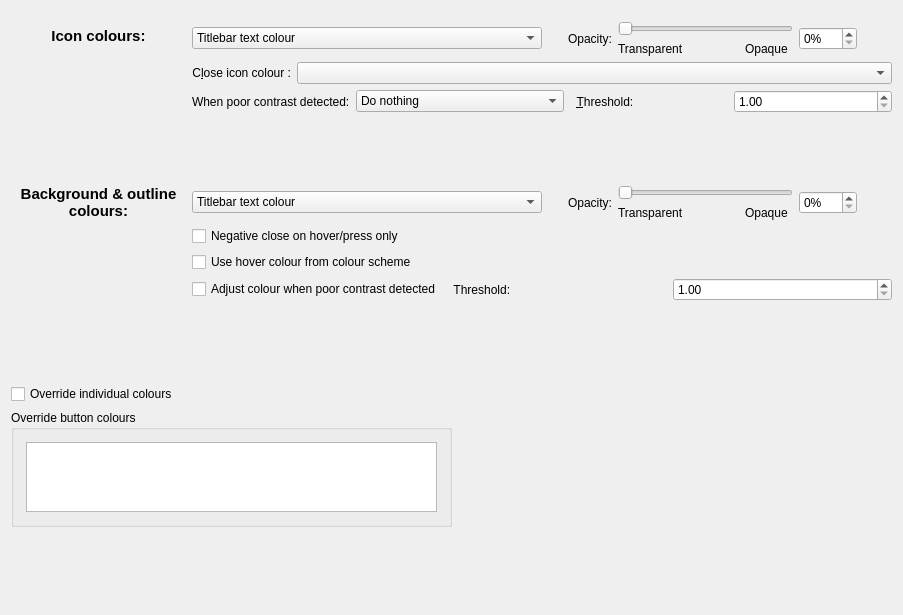
         <widget class="QWidget" name="scrollAreaWidgetContents_Active">
          <property name="geometry">
           <rect>
            <x>0</x>
            <y>0</y>
            <width>903</width>
            <height>615</height>
           </rect>
          </property>
          <property name="sizePolicy">
           <sizepolicy hsizetype="Expanding" vsizetype="Expanding">
            <horstretch>0</horstretch>
            <verstretch>0</verstretch>
           </sizepolicy>
          </property>
          <layout class="QVBoxLayout" name="verticalLayout_4">
           <item>
            <spacer name="verticalSpacer_7">
             <property name="orientation">
              <enum>Qt::Vertical</enum>
             </property>
             <property name="sizeType">
              <enum>QSizePolicy::Fixed</enum>
             </property>
             <property name="sizeHint" stdset="0">
              <size>
               <width>20</width>
               <height>10</height>
              </size>
             </property>
            </spacer>
           </item>
           <item>
            <layout class="QHBoxLayout" name="horizontalLayout_15">
             <item>
              <layout class="QFormLayout" name="formLayout">
               <property name="sizeConstraint">
                <enum>QLayout::SetDefaultConstraint</enum>
               </property>
               <item row="0" column="0">
                <widget class="QLabel" name="label_2">
                 <property name="sizePolicy">
                  <sizepolicy hsizetype="Preferred" vsizetype="Preferred">
                   <horstretch>0</horstretch>
                   <verstretch>0</verstretch>
                  </sizepolicy>
                 </property>
                 <property name="minimumSize">
                  <size>
                   <width>175</width>
                   <height>0</height>
                  </size>
                 </property>
                 <property name="text">
                  <string>&lt;html&gt;&lt;head/&gt;&lt;body&gt;&lt;p&gt;&lt;span style=&quot; font-size:11pt; font-weight:600;&quot;&gt;Icon colours:&lt;/span&gt;&lt;/p&gt;&lt;/body&gt;&lt;/html&gt;</string>
                 </property>
                 <property name="alignment">
                  <set>Qt::AlignCenter</set>
                 </property>
                 <property name="buddy">
                  <cstring>buttonIconColorsActive</cstring>
                 </property>
                </widget>
               </item>
               <item row="0" column="1">
                <layout class="QHBoxLayout" name="horizontalLayout_10">
                 <item>
                  <widget class="QComboBox" name="buttonIconColorsActive">
                   <property name="enabled">
                    <bool>true</bool>
                   </property>
                   <property name="sizePolicy">
                    <sizepolicy hsizetype="Preferred" vsizetype="Fixed">
                     <horstretch>0</horstretch>
                     <verstretch>0</verstretch>
                    </sizepolicy>
                   </property>
                   <property name="minimumSize">
                    <size>
                     <width>350</width>
                     <height>0</height>
                    </size>
                   </property>
                   <property name="sizeAdjustPolicy">
                    <enum>QComboBox::AdjustToContentsOnFirstShow</enum>
                   </property>
                   <item>
                    <property name="text">
                     <string>Titlebar text colour</string>
                    </property>
                   </item>
                   <item>
                    <property name="text">
                     <string>Titlebar text colour with negative close icon</string>
                    </property>
                   </item>
                   <item>
                    <property name="text">
                     <string>Accent colour</string>
                    </property>
                   </item>
                   <item>
                    <property name="text">
                     <string>Accent colour with negative close icon</string>
                    </property>
                   </item>
                   <item>
                    <property name="text">
                     <string>Accent colour with traffic lights</string>
                    </property>
                   </item>
                  </widget>
                 </item>
                 <item>
                  <spacer name="horizontalSpacer_10">
                   <property name="orientation">
                    <enum>Qt::Horizontal</enum>
                   </property>
                   <property name="sizeType">
                    <enum>QSizePolicy::Fixed</enum>
                   </property>
                   <property name="sizeHint" stdset="0">
                    <size>
                     <width>20</width>
                     <height>20</height>
                    </size>
                   </property>
                  </spacer>
                 </item>
                 <item>
                  <widget class="QLabel" name="label_6">
                   <property name="text">
                    <string>Opacity:</string>
                   </property>
                   <property name="buddy">
                    <cstring>buttonIconOpacityActive</cstring>
                   </property>
                  </widget>
                 </item>
                 <item>
                  <layout class="QGridLayout" name="gridLayout_5">
                   <item row="1" column="1">
                    <widget class="QLabel" name="opacitySliderLabel_1_Active_2">
                     <property name="text">
                      <string>Transparent</string>
                     </property>
                    </widget>
                   </item>
                   <item row="1" column="2">
                    <spacer name="horizontalSpacer_11">
                     <property name="orientation">
                      <enum>Qt::Horizontal</enum>
                     </property>
                     <property name="sizeType">
                      <enum>QSizePolicy::Preferred</enum>
                     </property>
                     <property name="sizeHint" stdset="0">
                      <size>
                       <width>15</width>
                       <height>0</height>
                      </size>
                     </property>
                    </spacer>
                   </item>
                   <item row="0" column="1" colspan="3">
                    <widget class="QSlider" name="buttonIconOpacitySliderActive">
                     <property name="sizePolicy">
                      <sizepolicy hsizetype="Fixed" vsizetype="Fixed">
                       <horstretch>0</horstretch>
                       <verstretch>0</verstretch>
                      </sizepolicy>
                     </property>
                     <property name="minimumSize">
                      <size>
                       <width>175</width>
                       <height>0</height>
                      </size>
                     </property>
                     <property name="maximum">
                      <number>100</number>
                     </property>
                     <property name="orientation">
                      <enum>Qt::Horizontal</enum>
                     </property>
                    </widget>
                   </item>
                   <item row="1" column="3">
                    <widget class="QLabel" name="opacitySliderLabel_2_Active_2">
                     <property name="text">
                      <string>Opaque</string>
                     </property>
                    </widget>
                   </item>
                  </layout>
                 </item>
                 <item>
                  <widget class="QSpinBox" name="buttonIconOpacityActive">
                   <property name="suffix">
                    <string>%</string>
                   </property>
                   <property name="maximum">
                    <number>100</number>
                   </property>
                  </widget>
                 </item>
                 <item>
                  <spacer name="horizontalSpacer_16">
                   <property name="orientation">
                    <enum>Qt::Horizontal</enum>
                   </property>
                   <property name="sizeHint" stdset="0">
                    <size>
                     <width>40</width>
                     <height>20</height>
                    </size>
                   </property>
                  </spacer>
                 </item>
                </layout>
               </item>
               <item row="1" column="1">
                <layout class="QFormLayout" name="formLayout_5">
                 <item row="0" column="0">
                  <widget class="QLabel" name="closeButtonIconColorLabelActive">
                   <property name="minimumSize">
                    <size>
                     <width>0</width>
                     <height>0</height>
                    </size>
                   </property>
                   <property name="text">
                    <string>C&amp;lose icon colour :</string>
                   </property>
                   <property name="alignment">
                    <set>Qt::AlignRight|Qt::AlignTrailing|Qt::AlignVCenter</set>
                   </property>
                   <property name="buddy">
                    <cstring>closeButtonIconColorActive</cstring>
                   </property>
                  </widget>
                 </item>
                 <item row="0" column="1">
                  <widget class="QComboBox" name="closeButtonIconColorActive">
                   <property name="sizePolicy">
                    <sizepolicy hsizetype="Preferred" vsizetype="Fixed">
                     <horstretch>0</horstretch>
                     <verstretch>0</verstretch>
                    </sizepolicy>
                   </property>
                   <property name="sizeAdjustPolicy">
                    <enum>QComboBox::AdjustToContents</enum>
                   </property>
                  </widget>
                 </item>
                </layout>
               </item>
               <item row="2" column="1">
                <layout class="QHBoxLayout" name="horizontalLayout_4">
                 <item>
                  <widget class="QLabel" name="label_9">
                   <property name="text">
                    <string>When poor contrast detected:</string>
                   </property>
                   <property name="buddy">
                    <cstring>onPoorIconContrastActive</cstring>
                   </property>
                  </widget>
                 </item>
                 <item>
                  <widget class="QComboBox" name="onPoorIconContrastActive">
                   <property name="sizeAdjustPolicy">
                    <enum>QComboBox::AdjustToContentsOnFirstShow</enum>
                   </property>
                   <item>
                    <property name="text">
                     <string>Do nothing</string>
                    </property>
                   </item>
                   <item>
                    <property name="text">
                     <string>Replace with black or white</string>
                    </property>
                   </item>
                   <item>
                    <property name="text">
                     <string>Replace with titlebar background</string>
                    </property>
                   </item>
                  </widget>
                 </item>
                 <item>
                  <widget class="QLabel" name="poorIconContrastThresholdActive_label">
                   <property name="text">
                    <string>  &amp;Threshold:</string>
                   </property>
                   <property name="buddy">
                    <cstring>poorIconContrastThresholdActive</cstring>
                   </property>
                  </widget>
                 </item>
                 <item>
                  <widget class="QDoubleSpinBox" name="poorIconContrastThresholdActive">
                   <property name="minimum">
                    <double>1.000000000000000</double>
                   </property>
                   <property name="maximum">
                    <double>21.000000000000000</double>
                   </property>
                   <property name="singleStep">
                    <double>0.100000000000000</double>
                   </property>
                  </widget>
                 </item>
                </layout>
               </item>
               <item row="3" column="1">
                <spacer name="verticalSpacer_3">
                 <property name="orientation">
                  <enum>Qt::Vertical</enum>
                 </property>
                 <property name="sizeType">
                  <enum>QSizePolicy::Fixed</enum>
                 </property>
                 <property name="sizeHint" stdset="0">
                  <size>
                   <width>20</width>
                   <height>60</height>
                  </size>
                 </property>
                </spacer>
               </item>
               <item row="4" column="0">
                <widget class="QLabel" name="label_22">
                 <property name="enabled">
                  <bool>true</bool>
                 </property>
                 <property name="minimumSize">
                  <size>
                   <width>175</width>
                   <height>0</height>
                  </size>
                 </property>
                 <property name="text">
                  <string>&lt;html&gt;&lt;head/&gt;&lt;body&gt;&lt;p&gt;&lt;span style=&quot; font-size:11pt; font-weight:600;&quot;&gt;Background &amp;amp;&amp;amp; outline&lt;br/&gt;colours:&lt;/span&gt;&lt;/p&gt;&lt;/body&gt;&lt;/html&gt;</string>
                 </property>
                 <property name="alignment">
                  <set>Qt::AlignCenter</set>
                 </property>
                 <property name="margin">
                  <number>2</number>
                 </property>
                 <property name="buddy">
                  <cstring>buttonBackgroundColorsActive</cstring>
                 </property>
                </widget>
               </item>
               <item row="4" column="1">
                <layout class="QHBoxLayout" name="horizontalLayout_3">
                 <item>
                  <widget class="QComboBox" name="buttonBackgroundColorsActive">
                   <property name="sizePolicy">
                    <sizepolicy hsizetype="Preferred" vsizetype="Fixed">
                     <horstretch>0</horstretch>
                     <verstretch>0</verstretch>
                    </sizepolicy>
                   </property>
                   <property name="minimumSize">
                    <size>
                     <width>350</width>
                     <height>0</height>
                    </size>
                   </property>
                   <item>
                    <property name="text">
                     <string>Titlebar text colour</string>
                    </property>
                   </item>
                   <item>
                    <property name="text">
                     <string>Titlebar text colour with negative close button</string>
                    </property>
                   </item>
                   <item>
                    <property name="text">
                     <string>Accent colour</string>
                    </property>
                   </item>
                   <item>
                    <property name="text">
                     <string>Accent colour with negative close button</string>
                    </property>
                   </item>
                   <item>
                    <property name="text">
                     <string>Accent colour with traffic lights</string>
                    </property>
                   </item>
                  </widget>
                 </item>
                 <item>
                  <spacer name="horizontalSpacer_9">
                   <property name="orientation">
                    <enum>Qt::Horizontal</enum>
                   </property>
                   <property name="sizeType">
                    <enum>QSizePolicy::Fixed</enum>
                   </property>
                   <property name="sizeHint" stdset="0">
                    <size>
                     <width>20</width>
                     <height>20</height>
                    </size>
                   </property>
                  </spacer>
                 </item>
                 <item>
                  <widget class="QLabel" name="label_5">
                   <property name="text">
                    <string>Opacity:</string>
                   </property>
                   <property name="buddy">
                    <cstring>buttonBackgroundOpacityActive</cstring>
                   </property>
                  </widget>
                 </item>
                 <item>
                  <layout class="QGridLayout" name="gridLayout_2">
                   <item row="1" column="2">
                    <widget class="QLabel" name="opacitySliderLabel_2_Active">
                     <property name="text">
                      <string>Opaque</string>
                     </property>
                    </widget>
                   </item>
                   <item row="1" column="0">
                    <widget class="QLabel" name="opacitySliderLabel_1_Active">
                     <property name="text">
                      <string>Transparent</string>
                     </property>
                    </widget>
                   </item>
                   <item row="0" column="0" colspan="3">
                    <widget class="QSlider" name="buttonBackgroundOpacitySliderActive">
                     <property name="sizePolicy">
                      <sizepolicy hsizetype="Fixed" vsizetype="Fixed">
                       <horstretch>0</horstretch>
                       <verstretch>0</verstretch>
                      </sizepolicy>
                     </property>
                     <property name="minimumSize">
                      <size>
                       <width>175</width>
                       <height>0</height>
                      </size>
                     </property>
                     <property name="maximum">
                      <number>100</number>
                     </property>
                     <property name="orientation">
                      <enum>Qt::Horizontal</enum>
                     </property>
                    </widget>
                   </item>
                   <item row="1" column="1">
                    <spacer name="horizontalSpacer_3">
                     <property name="orientation">
                      <enum>Qt::Horizontal</enum>
                     </property>
                     <property name="sizeType">
                      <enum>QSizePolicy::Preferred</enum>
                     </property>
                     <property name="sizeHint" stdset="0">
                      <size>
                       <width>15</width>
                       <height>0</height>
                      </size>
                     </property>
                    </spacer>
                   </item>
                  </layout>
                 </item>
                 <item>
                  <widget class="QSpinBox" name="buttonBackgroundOpacityActive">
                   <property name="suffix">
                    <string>%</string>
                   </property>
                   <property name="maximum">
                    <number>100</number>
                   </property>
                  </widget>
                 </item>
                 <item>
                  <spacer name="horizontalSpacer_15">
                   <property name="orientation">
                    <enum>Qt::Horizontal</enum>
                   </property>
                   <property name="sizeHint" stdset="0">
                    <size>
                     <width>40</width>
                     <height>20</height>
                    </size>
                   </property>
                  </spacer>
                 </item>
                </layout>
               </item>
               <item row="5" column="1">
                <widget class="QCheckBox" name="negativeCloseBackgroundHoverPressActive">
                 <property name="text">
                  <string>Negative close on hover/press only</string>
                 </property>
                </widget>
               </item>
               <item row="6" column="1">
                <widget class="QCheckBox" name="useHoverAccentActive">
                 <property name="text">
                  <string>Use hover colour from colour scheme</string>
                 </property>
                </widget>
               </item>
               <item row="7" column="1">
                <layout class="QHBoxLayout" name="horizontalLayout_9">
                 <item>
                  <widget class="QCheckBox" name="adjustBackgroundColorOnPoorContrastActive">
                   <property name="text">
                    <string>Adjust colour when poor contrast detected</string>
                   </property>
                  </widget>
                 </item>
                 <item>
                  <widget class="QLabel" name="poorBackgroundContrastThresholdActive_label">
                   <property name="text">
                    <string>  Threshold:</string>
                   </property>
                   <property name="buddy">
                    <cstring>poorBackgroundContrastThresholdActive</cstring>
                   </property>
                  </widget>
                 </item>
                 <item>
                  <widget class="QDoubleSpinBox" name="poorBackgroundContrastThresholdActive">
                   <property name="minimum">
                    <double>1.000000000000000</double>
                   </property>
                   <property name="maximum">
                    <double>21.000000000000000</double>
                   </property>
                   <property name="singleStep">
                    <double>0.100000000000000</double>
                   </property>
                  </widget>
                 </item>
                </layout>
               </item>
              </layout>
             </item>
             <item>
              <spacer name="horizontalSpacer_2">
               <property name="orientation">
                <enum>Qt::Horizontal</enum>
               </property>
               <property name="sizeType">
                <enum>QSizePolicy::Expanding</enum>
               </property>
               <property name="sizeHint" stdset="0">
                <size>
                 <width>0</width>
                 <height>20</height>
                </size>
               </property>
              </spacer>
             </item>
            </layout>
           </item>
           <item>
            <spacer name="verticalSpacer_2">
             <property name="orientation">
              <enum>Qt::Vertical</enum>
             </property>
             <property name="sizeType">
              <enum>QSizePolicy::MinimumExpanding</enum>
             </property>
             <property name="sizeHint" stdset="0">
              <size>
               <width>20</width>
               <height>40</height>
              </size>
             </property>
            </spacer>
           </item>
           <item>
            <widget class="QCheckBox" name="buttonColorOverrideToggleActive">
             <property name="text">
              <string>Override individual colours</string>
             </property>
            </widget>
           </item>
           <item>
            <layout class="QHBoxLayout" name="horizontalLayout">
             <item>
              <widget class="QGroupBox" name="activeOverrideGroupBox">
               <property name="sizePolicy">
                <sizepolicy hsizetype="MinimumExpanding" vsizetype="MinimumExpanding">
                 <horstretch>0</horstretch>
                 <verstretch>0</verstretch>
                </sizepolicy>
               </property>
               <property name="title">
                <string>Override button colours</string>
               </property>
               <layout class="QVBoxLayout" name="verticalLayout_3">
                <property name="spacing">
                 <number>12</number>
                </property>
                <property name="leftMargin">
                 <number>12</number>
                </property>
                <property name="topMargin">
                 <number>12</number>
                </property>
                <property name="rightMargin">
                 <number>12</number>
                </property>
                <property name="bottomMargin">
                 <number>12</number>
                </property>
                <item>
                 <widget class="QTableWidget" name="overrideColorTableActive">
                  <property name="sizePolicy">
                   <sizepolicy hsizetype="MinimumExpanding" vsizetype="MinimumExpanding">
                    <horstretch>0</horstretch>
                    <verstretch>0</verstretch>
                   </sizepolicy>
                  </property>
                  <property name="minimumSize">
                   <size>
                    <width>0</width>
                    <height>0</height>
                   </size>
                  </property>
                  <property name="verticalScrollBarPolicy">
                   <enum>Qt::ScrollBarAlwaysOff</enum>
                  </property>
                  <property name="horizontalScrollBarPolicy">
                   <enum>Qt::ScrollBarAlwaysOff</enum>
                  </property>
                  <property name="sizeAdjustPolicy">
                   <enum>QAbstractScrollArea::AdjustToContents</enum>
                  </property>
                  <property name="alternatingRowColors">
                   <bool>true</bool>
                  </property>
                  <property name="selectionMode">
                   <enum>QAbstractItemView::SingleSelection</enum>
                  </property>
                  <property name="wordWrap">
                   <bool>false</bool>
                  </property>
                  <property name="cornerButtonEnabled">
                   <bool>false</bool>
                  </property>
                  <attribute name="horizontalHeaderVisible">
                   <bool>true</bool>
                  </attribute>
                  <attribute name="horizontalHeaderCascadingSectionResizes">
                   <bool>true</bool>
                  </attribute>
                  <attribute name="verticalHeaderVisible">
                   <bool>true</bool>
                  </attribute>
                  <attribute name="verticalHeaderCascadingSectionResizes">
                   <bool>true</bool>
                  </attribute>
                 </widget>
                </item>
               </layout>
              </widget>
             </item>
             <item>
              <spacer name="horizontalSpacer_4">
               <property name="orientation">
                <enum>Qt::Horizontal</enum>
               </property>
               <property name="sizeHint" stdset="0">
                <size>
                 <width>0</width>
                 <height>0</height>
                </size>
               </property>
              </spacer>
             </item>
            </layout>
           </item>
           <item>
            <spacer name="verticalSpacer_5">
             <property name="orientation">
              <enum>Qt::Vertical</enum>
             </property>
             <property name="sizeHint" stdset="0">
              <size>
               <width>5</width>
               <height>5</height>
              </size>
             </property>
            </spacer>
           </item>
          </layout>
         </widget>
